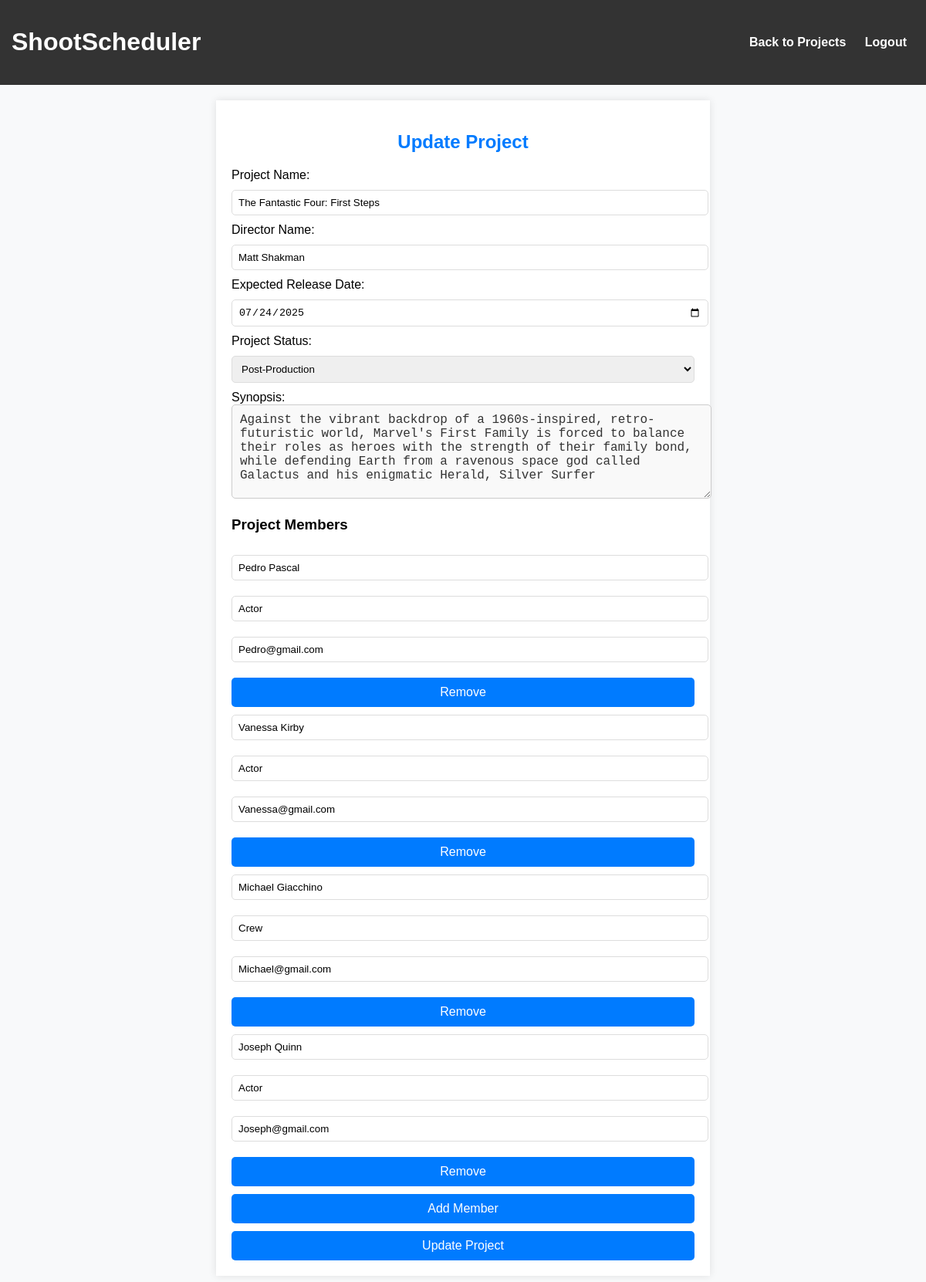
Page /pages/update-project.php?id=14 on the committed database.
### tables this page shows
CREATE TABLE `projects` (
  `id` int NOT NULL,
  `project_name` varchar(255) DEFAULT NULL,
  `director_name` varchar(255) DEFAULT NULL,
  `budget` varchar(50) DEFAULT NULL,
  `project_status` varchar(50) DEFAULT NULL,
  `expected_release_date` date DEFAULT NULL,
  `created_by` int NOT NULL,
  `budget_unit` varchar(10) NOT NULL DEFAULT 'Lakh',
  `synopsis` text
);

CREATE TABLE `project_members` (
  `id` int NOT NULL,
  `project_id` int DEFAULT NULL,
  `member_name` varchar(255) DEFAULT NULL,
  `role` varchar(50) DEFAULT NULL,
  `email` varchar(255) DEFAULT NULL
);

### pages/update-project.php (the view, shortened to what this page needs)
<?php
include '../server/connection.php';
if (isset($_GET['id'])) {
    $project_id = $_GET['id'];
    $sql = "SELECT * FROM projects WHERE id = $project_id";
    $result = $conn->query($sql);
    if ($result->num_rows > 0) {
        $project = $result->fetch_assoc();
    } else {
        echo "<script>alert('Project Not Found!'); window.location.href='my-projects.php';</script>";
        exit;
    }
} else {
    echo "<script>alert('Invalid Request!'); window.location.href='my-projects.php';</script>";
    exit;
}
?>
<!DOCTYPE html>
<html lang="en">
<head>
    <link rel="stylesheet" href="../css/update-project.css">
</head>
<body>
    <header>
        <h1>ShootScheduler</h1>
        <nav>
            <a href="my-projects.php">Back to Projects</a>
            <a href="../server/logout.php">Logout</a>
        </nav>
    </header>
    <main class="update-project">
        <h2>Update Project</h2>
        <form action="" method="POST">
            <label>Project Name:</label>
            <input type="text" name="project_name" value="<?php echo $project['project_name']; ?>" required>
            <label>Director Name:</label>
            <input type="text" name="director_name" value="<?php echo $project['director_name']; ?>" required>
            <label>Expected Release Date:</label>
            <input type="date" name="expected_release_date" value="<?php echo $project['expected_release_date']; ?>" required>
            <label>Project Status:</label>
            <select name="project_status">
                <option value="Post-Production" <?php if ($project['project_status'] == "Post-Production") echo "selected"; ?>>Post-Production</option>
            </select>
            <label>Synopsis:</label>
                <textarea name="synopsis" rows="4" required><?php echo $project['synopsis']; ?></textarea>
            <h3>Project Members</h3>
            <div id="members-list">
                <?php
                $members_sql = "SELECT * FROM project_members WHERE project_id = $project_id";
                $members_result = $conn->query($members_sql);
                while ($member = $members_result->fetch_assoc()) {
                    echo "<div class='member' id='member_{$member['id']}'>
                            <input type='hidden' name='member_id[]' value='{$member['id']}'>
                            <input type='text' name='member_name[]' value='{$member['member_name']}' required>
                            <input type='text' name='role[]' value='{$member['role']}' required>
                            <input type='email' name='email[]' value='{$member['email']}' required>
                            <button type='button' class='remove-btn' data-id='{$member['id']}'>Remove</button>
                        </div>";
                }
                ?>
            </div>
            <button type="button" onclick="addMember()">Add Member</button>
            <button type="submit" name="update_project">Update Project</button>
        </form>
    </main>
</body>
</html>

### css/update-project.css (style rules this page uses)
body { font-family: Arial, sans-serif; background-color: #f8f9fa; margin: 0; padding: 0; display: flex; flex-direction: column; min-height: 100vh; }
header { background: #333; color: white; padding: 15px; display: flex; justify-content: space-between; align-items: center; }
nav a { color: white; text-decoration: none; margin: 0 10px; font-weight: bold; }
.update-project { width: 50%; margin: 20px auto; background: white; padding: 20px; box-shadow: 0 0 10px rgba(0, 0, 0, 0.1); flex-grow: 1; }
h2 { text-align: center; color: #007bff; }
form input, form select { width: 100%; padding: 8px; margin: 10px 0; border-radius: 5px; border: 1px solid #ddd; }
button { display: block; width: 100%; padding: 10px; background-color: #007bff; color: white; border: none; border-radius: 5px; cursor: pointer; font-size: 16px; margin-top: 10px; }
textarea[name="synopsis"] { width: 100%; min-height: 100px; padding: 10px; font-size: 16px; border: 1px solid #ccc; border-radius: 5px; resize: vertical; background-color: #f9f9f9; color: #333; }

### rows in the picture
projects: project_name "The Fantastic Four: First Steps", director_name "Matt Shakman", expected_release_date "07/24/2025", project_status "Post-Production", synopsis "Against the vibrant backdrop of a 1960s-inspired, retro-futuristic world, Marvel's First Family is forced to balance their roles as heroes with the strength of their family bond, while defending Earth from a ravenous space god called Galactus and his enigmatic Herald, Silver Surfer"
project_members: member_name "Pedro Pascal", role "Actor", email "Pedro@gmail.com"
project_members: member_name "Vanessa Kirby", role "Actor", email "Vanessa@gmail.com"
project_members: member_name "Michael Giacchino", role "Crew", email "Michael@gmail.com"
project_members: member_name "Joseph Quinn", role "Actor", email "Joseph@gmail.com"
